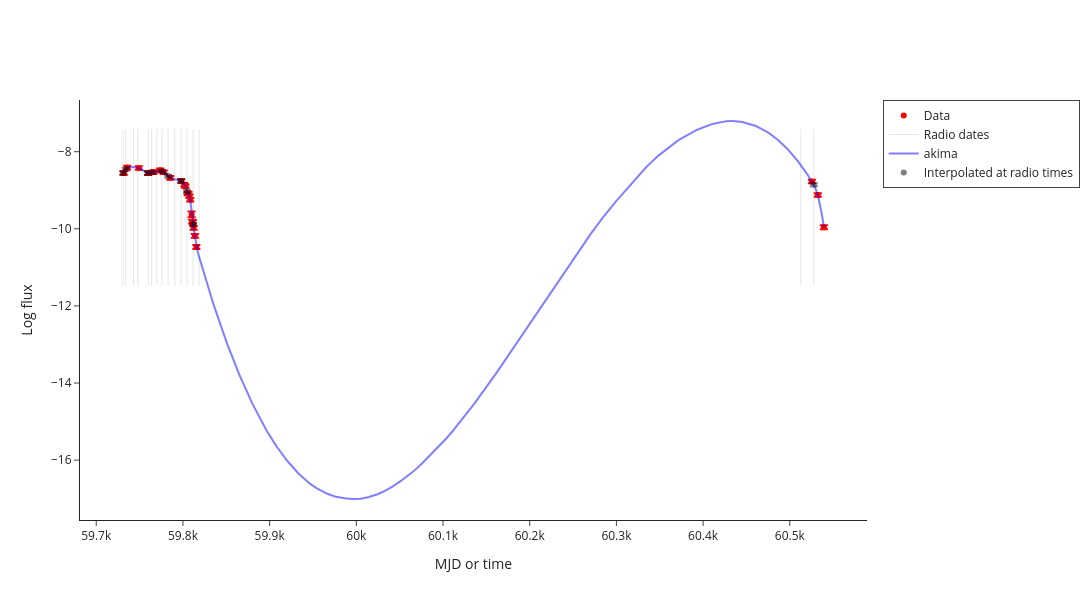

Notebook code cell kept with this figure:
### Markdown cell above
# Interpolation

### Code cell
interpolated_data = make_interpolated_Lr_Lx_df(radio_df, xray_df, source_df, plotly=True)

### Figure 1 — Plotly figure (JSON) as saved in the notebook; plotly's stock layout.template omitted (floating-point values rounded to 4 significant figures; data arrays with more than 128 entries replaced by an {"elided": "..."} marker saying what was removed)
{"data": [{"error_y": {"array": [0.0458, 0.04677, 0.04784, 0.04925, 0.0469, 0.04584, 0.0459, 0.04597, 0.04637, 0.04592, 0.04592, 0.04599, 0.04599, 0.04598, 0.04616, 0.07318, 0.04849, 0.0481, 0.04919, 0.04861, 0.04933, 0.04586, 0.04595, 0.0504], "type": "data", "visible": true}, "marker": {"color": "red"}, "mode": "markers", "name": "Data", "type": "scatter", "x": [59730.0, 59740.0, 59750.0, 59760.0, 59770.0, 59770.0, 59780.0, 59790.0, 59800.0, 59800.0, 59800.0, 59810.0, 59810.0, 59810.0, 59810.0, 59810.0, 59810.0, 59810.0, 59810.0, 59810.0, 59820.0, 60530.0, 60530.0, 60540.0], "y": [-8.553, -8.412, -8.422, -8.554, -8.529, -8.482, -8.534, -8.678, -8.759, -8.854, -8.895, -9.087, -9.082, -9.155, -9.244, -9.627, -9.816, -9.819, -9.977, -10.18, -10.47, -8.773, -9.125, -9.961]}, {"marker": {"color": "red", "symbol": "triangle-down"}, "mode": "markers", "name": "3-sigma upper limits", "type": "scatter", "x": [], "y": []}, {"line": {"color": "black", "dash": "solid", "width": 1}, "mode": "lines", "name": "Radio dates", "opacity": 0.1, "showlegend": true, "type": "scatter", "x": [59730.0, 59730.0], "y": [-11.47, -7.412]}, {"line": {"color": "black", "dash": "solid", "width": 1}, "mode": "lines", "opacity": 0.1, "showlegend": false, "type": "scatter", "x": [59730.0, 59730.0], "y": [-11.47, -7.412]}, {"line": {"color": "black", "dash": "solid", "width": 1}, "mode": "lines", "opacity": 0.1, "showlegend": false, "type": "scatter", "x": [59740.0, 59740.0], "y": [-11.47, -7.412]}, {"line": {"color": "black", "dash": "solid", "width": 1}, "mode": "lines", "opacity": 0.1, "showlegend": false, "type": "scatter", "x": [59750.0, 59750.0], "y": [-11.47, -7.412]}, {"line": {"color": "black", "dash": "solid", "width": 1}, "mode": "lines", "opacity": 0.1, "showlegend": false, "type": "scatter", "x": [59760.0, 59760.0], "y": [-11.47, -7.412]}, {"line": {"color": "black", "dash": "solid", "width": 1}, "mode": "lines", "opacity": 0.1, "showlegend": false, "type": "scatter", "x": [59760.0, 59760.0], "y": [-11.47, -7.412]}, {"line": {"color": "black", "dash": "solid", "width": 1}, "mode": "lines", "opacity": 0.1, "showlegend": false, "type": "scatter", "x": [59770.0, 59770.0], "y": [-11.47, -7.412]}, {"line": {"color": "black", "dash": "solid", "width": 1}, "mode": "lines", "opacity": 0.1, "showlegend": false, "type": "scatter", "x": [59780.0, 59780.0], "y": [-11.47, -7.412]}, {"line": {"color": "black", "dash": "solid", "width": 1}, "mode": "lines", "opacity": 0.1, "showlegend": false, "type": "scatter", "x": [59780.0, 59780.0], "y": [-11.47, -7.412]}, {"line": {"color": "black", "dash": "solid", "width": 1}, "mode": "lines", "opacity": 0.1, "showlegend": false, "type": "scatter", "x": [59790.0, 59790.0], "y": [-11.47, -7.412]}, {"line": {"color": "black", "dash": "solid", "width": 1}, "mode": "lines", "opacity": 0.1, "showlegend": false, "type": "scatter", "x": [59800.0, 59800.0], "y": [-11.47, -7.412]}, {"line": {"color": "black", "dash": "solid", "width": 1}, "mode": "lines", "opacity": 0.1, "showlegend": false, "type": "scatter", "x": [59800.0, 59800.0], "y": [-11.47, -7.412]}, {"line": {"color": "black", "dash": "solid", "width": 1}, "mode": "lines", "opacity": 0.1, "showlegend": false, "type": "scatter", "x": [59810.0, 59810.0], "y": [-11.47, -7.412]}, {"line": {"color": "black", "dash": "solid", "width": 1}, "mode": "lines", "opacity": 0.1, "showlegend": false, "type": "scatter", "x": [59820.0, 59820.0], "y": [-11.47, -7.412]}, {"line": {"color": "black", "dash": "solid", "width": 1}, "mode": "lines", "opacity": 0.1, "showlegend": false, "type": "scatter", "x": [60510.0, 60510.0], "y": [-11.47, -7.412]}, {"line": {"color": "black", "dash": "solid", "width": 1}, "mode": "lines", "opacity": 0.1, "showlegend": false, "type": "scatter", "x": [60530.0, 60530.0], "y": [-11.47, -7.412]}, {"line": {"color": "blue", "dash": "solid"}, "mode": "lines", "name": "akima", "opacity": 0.5, "type": "scatter", "x": {"elided": "1614 float values"}, "y": {"elided": "1614 float values"}}, {"error_y": {"array": [0.0458, 0.03843, NaN, NaN, 0.0496, 0.03783, NaN, 0.03349, 0.03677, NaN, 0.04557, 0.0407, 0.03723, NaN, NaN, 0.03599], "type": "data", "visible": true}, "marker": {"color": "black"}, "mode": "markers", "name": "Interpolated at radio times", "opacity": 0.5, "type": "scatter", "x": [59730.0, 59730.0, 59740.0, 59750.0, 59760.0, 59760.0, 59770.0, 59780.0, 59780.0, 59790.0, 59800.0, 59800.0, 59810.0, 59820.0, 60510.0, 60530.0], "y": [-8.553, -8.453, NaN, NaN, -8.555, -8.539, NaN, -8.505, -8.632, NaN, -8.757, -9.039, -9.882, NaN, NaN, -8.857]}, {"marker": {"color": "black", "symbol": "triangle-down"}, "mode": "markers", "showlegend": false, "type": "scatter", "x": [], "y": []}], "layout": {"height": 600, "legend": {"borderwidth": 1}, "width": 1200, "xaxis": {"title": {"text": "MJD or time"}}, "yaxis": {"title": {"text": "Log flux"}}}}
